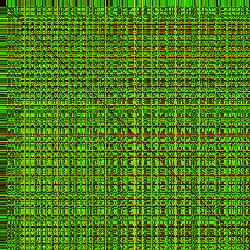
#> input picture more_imgs/healthy/voice001.jpg, 250 x 250 px, found by its file name; its folder holds only this picture in this run; the run also reads 1 picture not shown here
$ jupyter execute --allow-errors SLP_Voiced_Project.ipynb   (older library calls are emulated)
#> lines starting #> are read from the running program, lines starting #| are printed output that depends on the picture
Link: https://physionet.org/content/voiced/1.0.0/

https://wfdb.readthedocs.io/en/latest/wfdb.html#wfdb.rdsamp

https://www.nature.com/articles/s41598-023-34461-9#Bib1

What is Dysphonia? Dysphonia is an alteration of the sound structure of the voice, due to structural or funcational changes of one or more organce involved in voive production.

## VOICED Database Capstone Research
The VOICED (Voice Disorder Database) is a comprehensive collection of voice samples designed to facilitate the study of voice disorders. The database is publicly available on PhysioNet and contains a significant number of voice samples from both pathological and healthy subjects.

### Database Composition
The VOICED database is a rich resource that includes a total of 208 voice samples. It encompasses recordings from 150 individuals with voice pathologies and 58 from healthy voices. This diverse collection allows for a broad analysis of voice characteristics across different health statuses.

### Demographic and Clinical Information
In addition to voice samples, the database provides detailed demographic and clinical information. This includes the gender, age, and pathology of the participants, as well as lifestyle factors such as smoking, alcohol, and coffee consumption. Occupational status is also documented. Such comprehensive data can help researchers identify patterns and correlations between these variables and voice disorders.

### Participant Criteria
The study that contributed to the VOICED database had specific inclusion criteria. Participants were required to be adults, aged between 18 and 70 years, and capable of following the study protocol. This age range ensures that the database covers a wide spectrum of adult voices.

### Recording Methodology
Voice samples in the VOICED database were captured using Vox4Health, an m-health system. This system is designed to record voice signals in real-time using the microphone of a mobile device, ensuring that the recordings are easily accessible and can be made in various settings.

### Technical Specifications
The technical quality of the voice recordings is maintained at a high standard. All samples in the database were recorded with a sampling rate of 8000 Hz and a resolution of 32-bit. These specifications ensure that the recordings are of sufficient quality for detailed analysis.

### Data Format
The VOICED database provides the voice recordings in two formats: the WFDB format and text format. The WFDB format is particularly useful for researchers familiar with PhysioNet's tools, as it allows for easy manipulation and analysis of the data.

### Recording Environment
To ensure consistency and quality of the voice samples, all recordings were made in a controlled environment. The room was kept quiet, with less than 30 dB of background noise, and had a humidity level between 30-40% . Such conditions help to minimize external factors that could affect the voice recordings.

## Conclusion:
The VOICED database is a valuable resource for researchers interested in voice disorders. It provides a wealth of high-quality voice samples along with extensive demographic and clinical information, all of which are essential for a thorough analysis of voice health and pathology.

[cell 1]
# [5 lines of commented-out code are left out]

[cell 2]
# Open record file
#fileHandler = open (fileDownloadLocation+filename, "r")
# Get list of all lines in file
#listOfLines = fileHandler.readlines()
# Close file
#fileHandler.close()

[cell 3]
#print('First file:',listOfLines[0])
#print('Last file:',listOfLines[len(listOfLines)-1])

[cell 4]
# [9 lines of commented-out code are left out]

Opening File

[cell 5]
# Read record file
#fileDownloadLocation = './DataBase/'
#filename = 'RECORDS'


# Open record file
#fileHandler = open (fileDownloadLocation+filename, "r")
#Get list of all lines in file
#listOfRecords = fileHandler.readlines()
#Close file
#fileHandler.close()

Creating Features

[cell 6]
# Create header of features
#filename = listOfRecords[0].strip()
# Open record file
#fileHandler = open (fileDownloadLocation+filename+'-info.txt', "r")
# Get list of all lines in file
#listOfData = fileHandler.readlines()
# Close file
#fileHandler.close()

[cell 7]
# [10 lines of commented-out code are left out]

Building Dataframe

[cell 8]
# [17 lines of commented-out code are left out]

[cell 9]
# [5 lines of commented-out code are left out]

[cell 10]
#df.shape

[cell 11]
#list(df.columns.values)

[cell 12]
##!pip install openpyxl

Machine Learning

[cell 13]
# Check for missing values
#missing_values = df.isnull().sum()
#print("Missing Values:\n", missing_values)

[cell 14]
# Data Preprocessing
# Drop rows with missing values (if needed)
#df.dropna(inplace=True)

[cell 15]
# [5 lines of commented-out code are left out]

[cell 16]
# Split data into features and target variable
#X = df.drop(columns=['ID', 'Voice Handicap Index (VHI) Score'])  # Features
#y = df['Voice Handicap Index (VHI) Score']  # Target variable

[cell 17]
# Split data into training and testing sets
#X_train, X_test, y_train, y_test = train_test_split(X, y, test_size=0.2, random_state=42)

[cell 18]
# Machine Learning Model
# Train a RandomForestRegressor
#rf_regressor = RandomForestRegressor(n_estimators=100, random_state=42)
#rf_regressor.fit(X_train, y_train)

[cell 19]
#!pip install wfdb

[cell 20]
import wfdb

[cell 21]
#record = 'voice001'

[cell 22]
##record = wfdb.rdrecord('DataBase/voice002')

[cell 23]
# Load the WFDB record
##record = wfdb.rdrecord(filename, pn_dir='voiced')

[cell 24]
# Print record information
#print(record.__dict__)

[cell 25]
# Access signal data
#signals = record.p_signal
#print(signals)

[cell 26]
# Access signal labels
#signal_labels = record.sig_name
#print(signal_labels)

[cell 27]
##wfdb.rdsamp(filename, sampfrom=0, sampto=None, channels=None, pn_dir=None, channel_names=None, warn_empty=False, return_res=64)

[cell 28]
##!pip install physionet
##import physionet as pn

[cell 29]
##import physionet as pn
##!pip install tqdm
##!pip install pyts
##!conda install -c conda-forge opencv
##!pip install opencv-python
#!pip install imbalanced-learn

[cell 30]
import warnings
warnings.filterwarnings('ignore')
import os
from tqdm import tqdm
from PIL import Image
import pandas as pd
import numpy as np
import matplotlib.pyplot as plt
from pyts.image import GramianAngularField
import cv2

from sklearn.model_selection import train_test_split
from sklearn.preprocessing import StandardScaler
from imblearn.over_sampling import SMOTE
from sklearn.experimental import enable_halving_search_cv
from sklearn.model_selection import HalvingGridSearchCV, StratifiedKFold
from sklearn.svm import SVC

from sklearn.metrics import classification_report, ConfusionMatrixDisplay

#> (a cell that did not finish here is left out)

#> (a cell that did not finish here is left out)

#> (a cell that did not finish here is left out)

#> (a cell that did not finish here is left out)

[cell 35]
#Read all the .txt files
source_folder = "/Users/harisx91/Documents/Intro_Computer_Science/Capstone_6500/VOICED_DATASET"

#> (the rest of this cell did not finish here and is left out)

[cell 36]
import warnings
warnings.filterwarnings('ignore')
import os
from tqdm import tqdm
from PIL import Image
import pandas as pd
import numpy as np
import matplotlib.pyplot as plt
from pyts.image import GramianAngularField
import cv2

from sklearn.model_selection import train_test_split
from sklearn.preprocessing import StandardScaler
from imblearn.over_sampling import SMOTE
from sklearn.experimental import enable_halving_search_cv
from sklearn.model_selection import HalvingGridSearchCV, StratifiedKFold
from sklearn.svm import SVC

from sklearn.metrics import classification_report, ConfusionMatrixDisplay

source_folder = "/Users/harisx91/Documents/Intro_Computer_Science/Capstone_6500/VOICED_DATASET"
target_folder = "/Users/harisx91/Documents/Intro_Computer_Science/Capstone_6500/more_imgs"


# Create the target folders if they don't exist
os.makedirs(os.path.join(target_folder, 'healthy'), exist_ok=True)
os.makedirs(os.path.join(target_folder, 'pathological'), exist_ok=True)

# List all files in the source folder
#> (the rest of this cell did not finish here and is left out)

[cell 37]
import os
import shutil

# Source and destination folders
source_folder = "/Users/harisx91/Documents/Intro_Computer_Science/Capstone_6500/more_imgs"
destination_folder = "/Users/harisx91/Documents/Intro_Computer_Science/Capstone_6500/VOICED_DATASET"

# List all files in the source folder
file_list = os.listdir(source_folder)

# Move .txt files from source to destination folder
for filename in file_list:
    if filename.endswith('.txt'):
        # Construct source and destination file paths
        source_file_path = os.path.join(source_folder, filename)
        destination_file_path = os.path.join(destination_folder, filename)

        # Move the file
        shutil.move(source_file_path, destination_file_path)

[cell 38]
print('Folders inside the main directory:', os.listdir(r"/Users/harisx91/Documents/Intro_Computer_Science/Capstone_6500/more_imgs"))

[cell 39]
import shutil
import os

# Specify the directory where your Jupyter Notebook files are located
notebook_directory = "/Users/harisx91/Documents/Intro_Computer_Science/Capstone_6500/more_imgs"

# Iterate through all subdirectories and delete .ipynb_checkpoints folders
for root, dirs, files in os.walk(notebook_directory):
    for d in dirs:
        if d == '.ipynb_checkpoints':
            path = os.path.join(root, d)
            print("Deleting:", path)
            shutil.rmtree(path)
#> pass 2 of the loop `for root, dirs, files in os.walk(notebook_directory):`:

[cell 40]
import os

# Define the path to the directory containing the classes (subdirectories)
directory = "/Users/harisx91/Documents/Intro_Computer_Science/Capstone_6500/more_imgs"

# List all items in the directory
items = os.listdir(directory)

# Filter out only directories
classes = [item for item in items if os.path.isdir(os.path.join(directory, item))]

# Count the number of images in each directory (class)
sum_images = []
for i in classes:
    img_base_path = os.path.join(directory, i)
    images = os.listdir(img_base_path)
    sum_images.append(len(images))
#> pass 2 of the loop `for i in classes:`:

# Plot the distribution of classes
plt.bar(classes, sum_images)
plt.title('Distribution of classes')
plt.show()
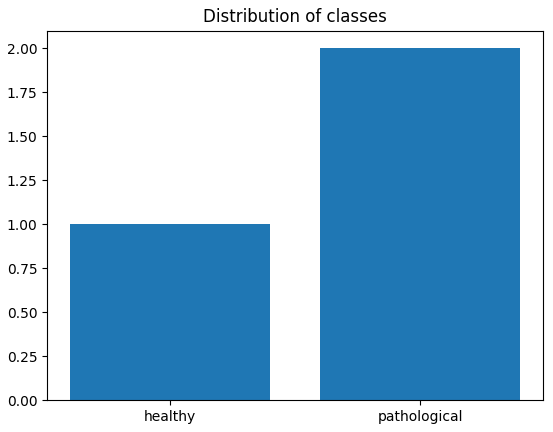
#> figure drawn by matplotlib, 1 panel

[cell 41]
print(classes)

[cell 42]
images = []
paths = []

fig, ax = plt.subplots(1, 2, figsize=(8, 5))
ax = ax.ravel()

for idx, i in enumerate(classes):
    img_base_path = os.path.join(target_folder, i)
    timages = os.listdir(img_base_path)
    if timages:
        images_path_to_display = os.path.join(img_base_path, timages[0])
        paths.append(images_path_to_display)
        img = Image.open(images_path_to_display)
#> img is the input picture: PIL image 250x250 RGB; mean R, G, B 78.8, 126.8, 19
        images.append(img)
        image = images[idx]
        ax[idx].axis('off')
        ax[idx].imshow(image, cmap='gray')
        ax[idx].set_title(str(i))
    else:
        print(f"No images found in {i} folder")
#> pass 2 of the loop `for idx, i in enumerate(classes):`:

plt.suptitle('Image Example')
plt.show()
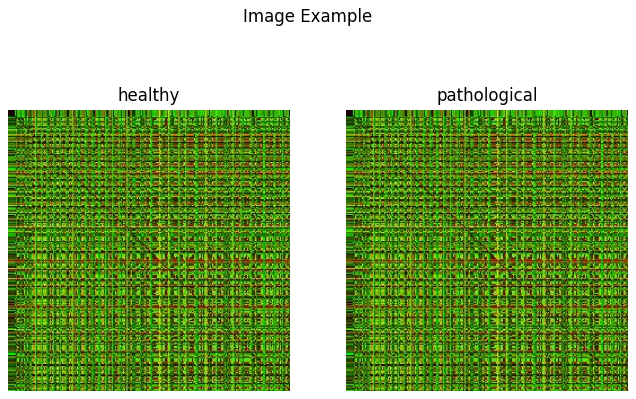
#> figure drawn by matplotlib, 2 panels

OPENCV

[cell 43]
SZ = 20
bin_n = 32 # Number of bins
affine_flags = cv2.WARP_INVERSE_MAP|cv2.INTER_LINEAR

[cell 44]
def deskew(img):
   img = cv2.cvtColor(img, cv2.COLOR_BGR2GRAY)
   m = cv2.moments(img)
   if abs(m['mu02']) < 1e-2:
     return img.copy()
   skew = m['mu11']/m['mu02'] ##(The skewness is calculated using the formula `skew = m['mu11']/m['mu02']`)
   M = np.float32([[1, skew, -0.5*SZ*skew], [0, 1, 0]])
   img = cv2.warpAffine(img,M,(SZ, SZ),flags=affine_flags)
   return img

Python function called `deskew` which is correcting skewness in images using OpenCV. This function performs the following steps:

1. Converts the input image to grayscale (`cv2.cvtColor`: Converts the input image to grayscale).
2. Calculates the moments of the grayscale image (`cv2.moments`: Calculates the moments of the grayscale image).
3. Checks if the second central moment (`mu02`) is close to zero.
4. Calculates the skewness of the image using the moments (The skewness is calculated using the formula `skew = m['mu11']/m['mu02']`).
5. Constructs an affine transformation matrix to deskew the image (- An affine transformation matrix `M` is constructed using the calculated skewness).
6. Applies the affine transformation to the image using `cv2.warpAffine`(- `cv2.warpAffine` applies the affine transformation to the image).
7. The function returns the deskewed image.

[cell 45]
img = cv2.imread("/Users/harisx91/Documents/Intro_Computer_Science/Capstone_6500/more_imgs/pathological/voice002.jpg")
#> (the rest of this cell did not finish here and is left out)

[cell 46]
fig,ax = plt.subplots(1,2,figsize = (8,5))
ax = ax.ravel()
ax[0].axis('off')
#> (the rest of this cell did not finish here and is left out)

This creates a figure with two subplots arranged horizontally, each showing an image with its corresponding title.

- `plt.subplots(1,2,figsize=(8,5))`: This creates a figure with one row and two columns of subplots, with a size of 8 inches wide and 5 inches tall.

- `ax = ax.ravel()`: This flattens the 2D array of axes returned by `plt.subplots()` into a 1D array. This makes it easier to iterate over the axes.

- `ax[0].axis('off')`: This turns off the axis (ticks and labels) for the first subplot.

- `ax[0].imshow(img, cmap='coolwarm')`: This displays the image `img` in the first subplot using the colormap 'coolwarm'.

- `ax[0].set_title('Original Image')`: This sets the title of the first subplot to 'Original Image'.

- `ax[1].axis('off')`: This turns off the axis for the second subplot.

- `ax[1].imshow(deskewed, cmap='coolwarm')`: This displays the deskewed image `deskewed` in the second subplot using the colormap 'coolwarm'.

- `ax[1].set_title('Deskewed Image')`: This sets the title of the second subplot to 'Deskewed Image'.

### Figure with two subplots side by side. The left subplot will show the original image with the title 'Original Image', and the right subplot will show the deskewed version of the image with the title 'Deskewed Image'.

[cell 47]
def hog(img):
   gx = cv2.Sobel(img, cv2.CV_32F, 1, 0)
   gy = cv2.Sobel(img, cv2.CV_32F, 0, 1)
   mag, ang = cv2.cartToPolar(gx, gy)
   bins = np.int32(bin_n*ang/(2*np.pi))
   bin_cells = bins[:10,:10], bins[10:,:10], bins[:10,10:], bins[10:,10:]
   mag_cells = mag[:10,:10], mag[10:,:10], mag[:10,10:], mag[10:,10:]
   hists = [np.bincount(b.ravel(), m.ravel(), bin_n) for b, m in zip(bin_cells, mag_cells)]
   hist = np.hstack(hists) # hist is a 64 bit vector
   return hist

#> (a cell that did not finish here is left out)

Define a function called `hog` which computes the Histogram of Oriented Gradients (HOG) for a given image. After defining the `hog` function, the code computes the HOG feature vector for a deskewed image (`deskewed`) using this function. Then, it plots the HOG feature vector using `plt.plot(hogged)`.

### So, it computes the HOG feature vector for the deskewed image and plots it as a line plot. Each value in the plot represents a feature extracted from the image using the HOG algorithm.

[cell 49]
# Initialize variables
img_folder_1 = "/Users/harisx91/Documents/Intro_Computer_Science/Capstone_6500/more_imgs/healthy"
img_folder_2 = "/Users/harisx91/Documents/Intro_Computer_Science/Capstone_6500/more_imgs/pathological"
imgs = []
labels = []

# Process images in folder 1
for img_name in os.listdir(img_folder_1):
    img_path = os.path.join(img_folder_1, img_name)
    img = cv2.imread(img_path)
#> img: shape (250, 250, 3)
    if img is not None:
        img = deskew(img)
#> in deskew (call 2), `img = cv2.cvtColor(img, cv2.COLOR_BGR2GRAY)`:
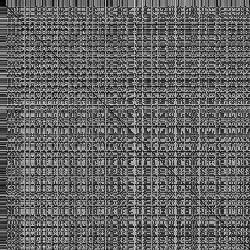
#> img: shape (250, 250); min 2, max 234, mean 100.1
#> in deskew (call 2), `m = cv2.moments(img)`: m = moments, m00 6258696, centre m10/m00, m01/m00 = (124.7, 124.8)
#> in deskew (call 2), `skew = m['mu11']/m['mu02'] ##(The skewness is calculated using the for..`: skew = -0.00469
#> in deskew (call 2), `M = np.float32([[1, skew, -0.5*SZ*skew], [0, 1, 0]])`: M = [[1, -0.00469, 0.0469], [0, 1, 0]]
#> in deskew (call 2), `img = cv2.warpAffine(img,M,(SZ, SZ),flags=affine_flags)`:
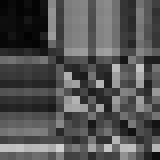
#> img: shape (20, 20) (shown 8 times larger); min 2, max 207, mean 82.2
        img = hog(img)
#> in hog, `gx = cv2.Sobel(img, cv2.CV_32F, 1, 0)`:
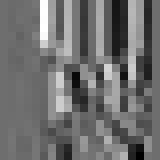
#> gx: shape (20, 20) float32 (shown 8 times larger); min -422, max 556, mean 5.2; drawn with min black and max white
#> in hog, `gy = cv2.Sobel(img, cv2.CV_32F, 0, 1)`:
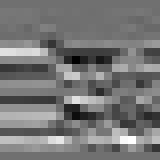
#> gy: shape (20, 20) float32 (shown 8 times larger); min -424, max 529, mean 18.2; drawn with min black and max white
#> in hog, `mag, ang = cv2.cartToPolar(gx, gy)`:
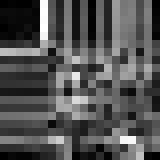
#> mag: shape (20, 20) float32 (shown 8 times larger); min 0, max 559, mean 182.2; drawn with min black and max white
#> in hog, `mag, ang = cv2.cartToPolar(gx, gy)`:
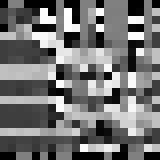
#> ang: shape (20, 20) float32 (shown 8 times larger); min 0, max 6.28, mean 2.84; drawn with min black and max white
#> in hog, `hists = [np.bincount(b.ravel(), m.ravel(), bin_n) for b, m in zip(bin_..`: hists = 4 items
#> in hog, `hist = np.hstack(hists)`: hist = 128 values, max 4379.4 at index 40, min 0 at index 3, mean 569.5
#> img has the same summary as hist in hog
        imgs.append(img)
        labels.append(0)

# Process images in folder 2
for img_name in os.listdir(img_folder_2):
    img_path = os.path.join(img_folder_2, img_name)
    img = cv2.imread(img_path)
    if img is not None:
        img = deskew(img)
        img = hog(img)
        imgs.append(img)
        labels.append(1)
#> pass 2 of the loop `for img_name in os.listdir(img_folder_2):`:
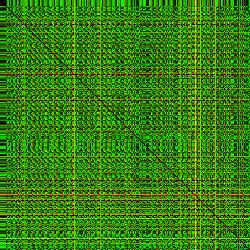
#> input picture more_imgs/pathological/voice006.jpg, 250 x 250 px, found by its file name
#> img is the input picture: shape (250, 250, 3); mean B, G, R 18.5, 126.7, 57.1
#> in deskew (call 4), `img = cv2.cvtColor(img, cv2.COLOR_BGR2GRAY)`:
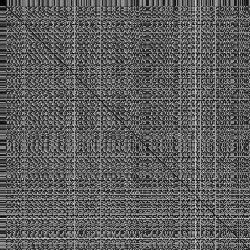
#> img: shape (250, 250); min 1, max 233, mean 93.6
#> m = moments, m00 5849217, centre m10/m00, m01/m00 = (124.7, 125.8)
#> skew = -0.00553
#> M = [[1, -0.00553, 0.0553], [0, 1, 0]]
#> in hog (call 3), `mag, ang = cv2.cartToPolar(gx, gy)`:
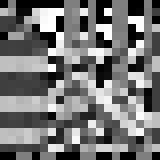
#> ang: shape (20, 20) float32 (shown 8 times larger); min 0, max 6.28, mean 2.88; drawn with min black and max white
#> hist = 128 values, max 6054 at index 40, min 0 at index 4, mean 617.6
#> `img = hog(img)`: img has the same summary as hist in hog

# Convert the lists to NumPy arrays
imgs = np.array(imgs)
labels = np.array(labels)

# Print the shape of the arrays to verify
print("Images shape:", imgs.shape)
#| Images shape: (3, 128)
print("Labels shape:", labels.shape)

This code processes images from two folders, one containing healthy images and the other containing pathological images:

1. It initializes variables for image folder paths (`img_folder_1` and `img_folder_2`), empty lists for storing processed images (`imgs`) and their corresponding labels (`labels`).
2. It iterates through the images in each folder, reads each image using OpenCV (`cv2.imread`), and performs deskewing and HOG feature extraction (`deskew` and `hog` functions) on each image.
3. It appends the processed image and its label (0 for healthy, 1 for pathological) to the `imgs` and `labels` lists.
4. After processing all images, it converts the lists to NumPy arrays.
5. Finally, it prints the shape of the arrays to verify the number of images processed and their dimensions.

### In summary, this preprocesses a collection of images by deskewing and extracting HOG features, then stores the processed images along with their corresponding labels for further analysis or training.

[cell 50]
df = pd.DataFrame(imgs, labels)
#> df = table of 3 rows and 128 columns

### TRAINING: Preprocessing a dataset of images, followed by standardization and oversampling using SMOTE.

[cell 51]
plt.plot(imgs, color='blue')
plt.title('Original Dataset')
plt.show()
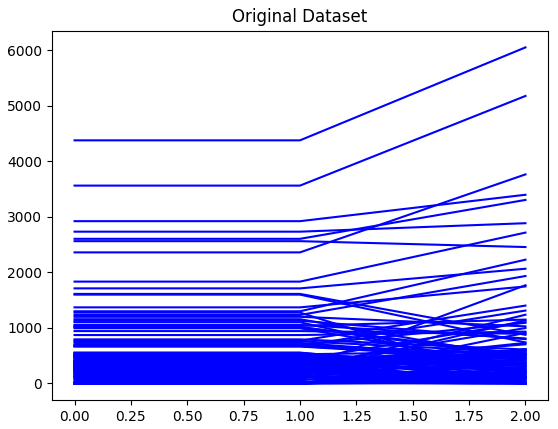
#> figure drawn by matplotlib, 1 panel

**Plotting Original Dataset**:
   - `plt.plot(imgs, color='blue')`: This code plots the original dataset `imgs`. Assuming `imgs` is a 2D array where each row represents an image and each column represents a feature extracted from that image (e.g., HOG features), this plot would visualize the distribution of features across the dataset.
   - `plt.title('Original Dataset')`: Sets the title of the plot.

[cell 52]
scaler = StandardScaler()
x = scaler.fit_transform(imgs)

**Standardization**:
   - `scaler = StandardScaler()`: Initializes a StandardScaler object.
   - `x = scaler.fit_transform(imgs)`: This code standardizes the dataset `imgs` using the `StandardScaler`. It subtracts the mean and scales each feature to unit variance.
   - `plt.plot(x, color='red')`: Plots the standardized dataset `x`.
   - `plt.title('Standardized Dataset')`: Sets the title of the plot.

[cell 53]
plt.plot(x, color='red')
plt.title('Standardized Dataset')
plt.show()
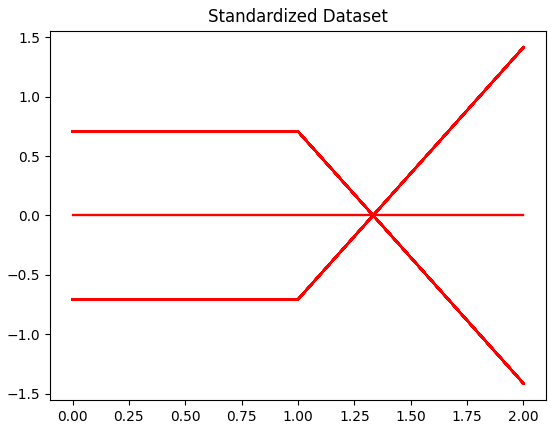
#> figure drawn by matplotlib, 1 panel
